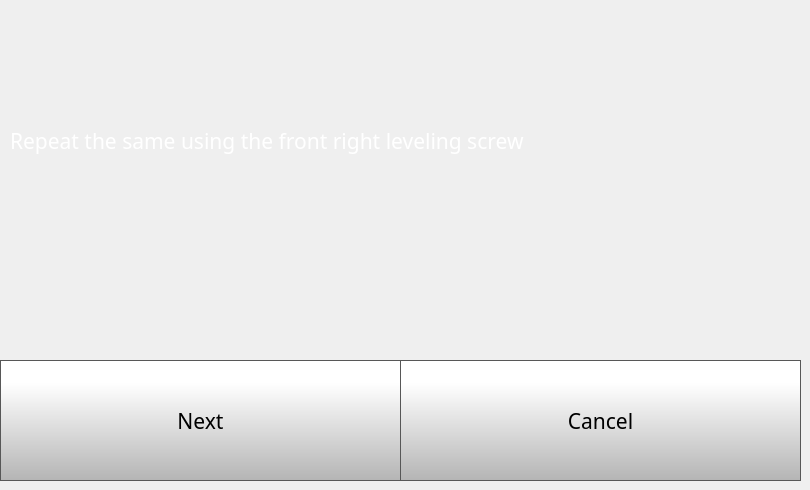
    <widget class="QWidget" name="quickStep3Page">
     <widget class="QPushButton" name="quickStep3NextButton">
      <property name="geometry">
       <rect>
        <x>0</x>
        <y>360</y>
        <width>401</width>
        <height>121</height>
       </rect>
      </property>
      <property name="font">
       <font>
        <family>Gotham</family>
        <pointsize>16</pointsize>
       </font>
      </property>
      <property name="styleSheet">
       <string notr="true">QPushButton {
     border: 1px solid rgb(87, 87, 87);
	background-color: qlineargradient(spread:pad, x1:0, y1:1, x2:0, y2:0.188, stop:0 rgba(180, 180, 180, 255), stop:1 rgba(255, 255, 255, 255));


}

QPushButton:pressed {
    background-color: qlineargradient(x1: 0, y1: 0, x2: 0, y2: 1,
                                      stop: 0 #dadbde, stop: 1 #f6f7fa);
}

QPushButton:flat {
    border: none; /* no border for a flat push button */
}

QPushButton:default {
    border-color: navy; /* make the default button prominent */
}

QPushButton:focus {
	outline: none;
}</string>
      </property>
      <property name="text">
       <string>Next</string>
      </property>
      <property name="iconSize">
       <size>
        <width>40</width>
        <height>40</height>
       </size>
      </property>
     </widget>
     <widget class="QPushButton" name="quickStep3CancelButton">
      <property name="geometry">
       <rect>
        <x>400</x>
        <y>360</y>
        <width>401</width>
        <height>121</height>
       </rect>
      </property>
      <property name="font">
       <font>
        <family>Gotham</family>
        <pointsize>16</pointsize>
       </font>
      </property>
      <property name="styleSheet">
       <string notr="true">QPushButton {
     border: 1px solid rgb(87, 87, 87);
	background-color: qlineargradient(spread:pad, x1:0, y1:1, x2:0, y2:0.188, stop:0 rgba(180, 180, 180, 255), stop:1 rgba(255, 255, 255, 255));


}

QPushButton:pressed {
    background-color: qlineargradient(x1: 0, y1: 0, x2: 0, y2: 1,
                                      stop: 0 #dadbde, stop: 1 #f6f7fa);
}

QPushButton:flat {
    border: none; /* no border for a flat push button */
}

QPushButton:default {
    border-color: navy; /* make the default button prominent */
}

QPushButton:focus {
	outline: none;
}</string>
      </property>
      <property name="text">
       <string>Cancel</string>
      </property>
      <property name="iconSize">
       <size>
        <width>40</width>
        <height>40</height>
       </size>
      </property>
     </widget>
     <widget class="QLabel" name="calibrateLabel_10">
      <property name="geometry">
       <rect>
        <x>10</x>
        <y>10</y>
        <width>781</width>
        <height>261</height>
       </rect>
      </property>
      <property name="font">
       <font>
        <family>Gotham</family>
        <pointsize>16</pointsize>
        <weight>50</weight>
        <bold>false</bold>
       </font>
      </property>
      <property name="styleSheet">
       <string notr="true">color: rgb(255, 255, 255);</string>
      </property>
      <property name="text">
       <string>Repeat the same using the front right leveling screw</string>
      </property>
      <property name="wordWrap">
       <bool>true</bool>
      </property>
     </widget>
    </widget>
